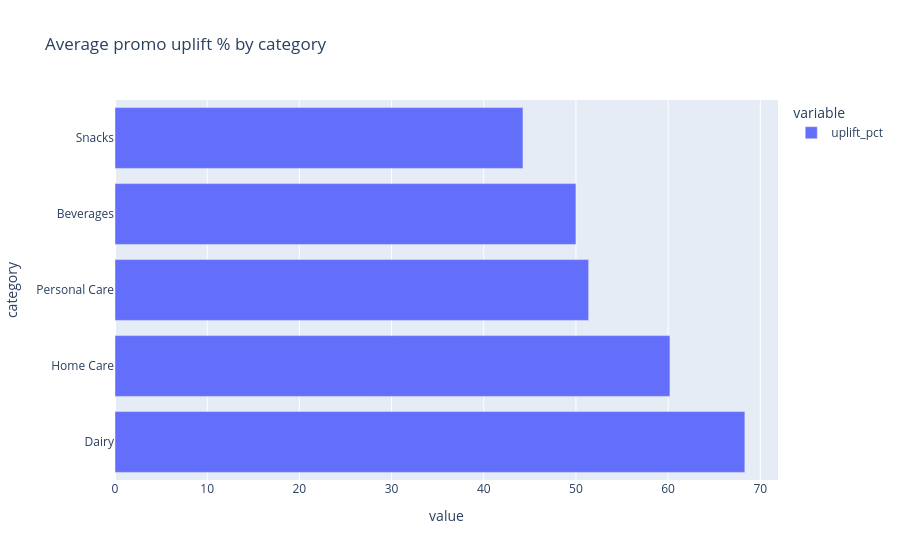

Source (notebook cell):
### Markdown cell above
## 2. Promo uplift by category

Using the `vw_sku_promo_performance` view (promo vs. non-promo baseline average units).

### Code cell
perf = pd.read_sql("SELECT * FROM vw_sku_promo_performance", conn)
cat_uplift = perf.groupby("category")["uplift_pct"].mean().sort_values(ascending=False)
fig = px.bar(cat_uplift, orientation="h", title="Average promo uplift % by category")
fig.show()
cat_uplift

### Figure 1 — Plotly figure (JSON) as saved in the notebook; plotly's stock layout.template omitted (floating-point values rounded to 4 significant figures)
{"data": [{"hovertemplate": "variable=uplift_pct<br>value=%{x}<br>category=%{y}<extra></extra>", "legendgroup": "uplift_pct", "marker": {"color": "#636efa", "pattern": {"shape": ""}}, "name": "uplift_pct", "orientation": "h", "showlegend": true, "textposition": "auto", "type": "bar", "x": [68.33, 60.2, 51.38, 50.0, 44.25], "xaxis": "x", "y": ["Dairy", "Home Care", "Personal Care", "Beverages", "Snacks"], "yaxis": "y"}], "layout": {"barmode": "relative", "legend": {"title": {"text": "variable"}, "tracegroupgap": 0}, "title": {"text": "Average promo uplift % by category"}, "xaxis": {"anchor": "y", "domain": [0.0, 1.0], "title": {"text": "value"}}, "yaxis": {"anchor": "x", "domain": [0.0, 1.0], "title": {"text": "category"}}}}
